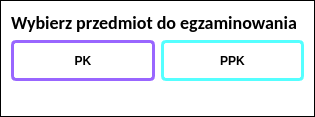
<?xml version="1.0" encoding="UTF-8"?>
<ui version="4.0">
 <class>SubjectDialog</class>
 <widget class="QDialog" name="SubjectDialog">
  <property name="geometry">
   <rect>
    <x>0</x>
    <y>0</y>
    <width>315</width>
    <height>117</height>
   </rect>
  </property>
  <property name="minimumSize">
   <size>
    <width>315</width>
    <height>117</height>
   </size>
  </property>
  <property name="maximumSize">
   <size>
    <width>315</width>
    <height>117</height>
   </size>
  </property>
  <property name="windowTitle">
   <string>Egzamin</string>
  </property>
  <property name="windowIcon">
   <iconset resource="zasoby.qrc">
    <normaloff>:/Ikony/icon.ico</normaloff>:/Ikony/icon.ico</iconset>
  </property>
  <property name="styleSheet">
   <string notr="true">QDialog{
background-color: white;
border:1px solid black;
}</string>
  </property>
  <layout class="QGridLayout" name="gridLayout">
   <item row="0" column="0">
    <layout class="QVBoxLayout" name="verticalLayout_2">
     <item>
      <widget class="QLabel" name="label">
       <property name="minimumSize">
        <size>
         <width>295</width>
         <height>22</height>
        </size>
       </property>
       <property name="font">
        <font>
         <family>Calibri</family>
         <pointsize>-1</pointsize>
         <weight>75</weight>
         <bold>true</bold>
        </font>
       </property>
       <property name="styleSheet">
        <string notr="true">QLabel{

font-family: &quot;Calibri&quot;, Times, serif;
font-size:18px;
}</string>
       </property>
       <property name="text">
        <string>Wybierz przedmiot do egzaminowania</string>
       </property>
      </widget>
     </item>
     <item>
      <layout class="QVBoxLayout" name="verticalLayout">
       <item>
        <layout class="QHBoxLayout" name="horizontalLayout">
         <item>
          <widget class="QPushButton" name="pk">
           <property name="minimumSize">
            <size>
             <width>121</width>
             <height>41</height>
            </size>
           </property>
           <property name="font">
            <font>
             <weight>75</weight>
             <bold>true</bold>
            </font>
           </property>
           <property name="styleSheet">
            <string notr="true">QPushButton{

border: 3px solid;
border-radius: 5px;
border-color:rgb(153, 102, 255);

}
QPushButton:hover{

border: 5px solid;
border-color:rgb(153, 102, 255);
border-radius: 5px;
background-color:rgb(221, 204, 255);
}
QPushButton:pressed{

border: 7px solid purple;
border-radius: 5px;
border-color:rgb(0, 0, 0);
}</string>
           </property>
           <property name="text">
            <string>PK</string>
           </property>
          </widget>
         </item>
         <item>
          <widget class="QPushButton" name="ppk">
           <property name="minimumSize">
            <size>
             <width>121</width>
             <height>41</height>
            </size>
           </property>
           <property name="font">
            <font>
             <weight>75</weight>
             <bold>true</bold>
            </font>
           </property>
           <property name="styleSheet">
            <string notr="true">QPushButton{

border: 3px solid;
border-radius: 5px;
border-color: rgb(85, 255, 255);
}

QPushButton:hover{

border: 5px solid;
border-color: rgb(85, 255, 255);
border-radius: 5px;
background-color:rgb(221, 204, 255);
}
QPushButton:pressed{

border: 7px solid aqua;
border-radius: 5px;
border-color:rgb(0, 0, 0);
}</string>
           </property>
           <property name="text">
            <string>PPK</string>
           </property>
          </widget>
         </item>
        </layout>
       </item>
       <item>
        <spacer name="verticalSpacer">
         <property name="orientation">
          <enum>Qt::Vertical</enum>
         </property>
         <property name="sizeHint" stdset="0">
          <size>
           <width>17</width>
           <height>13</height>
          </size>
         </property>
        </spacer>
       </item>
      </layout>
     </item>
    </layout>
   </item>
  </layout>
 </widget>
 <resources>
  <include location="zasoby.qrc"/>
 </resources>
 <connections/>
</ui>
